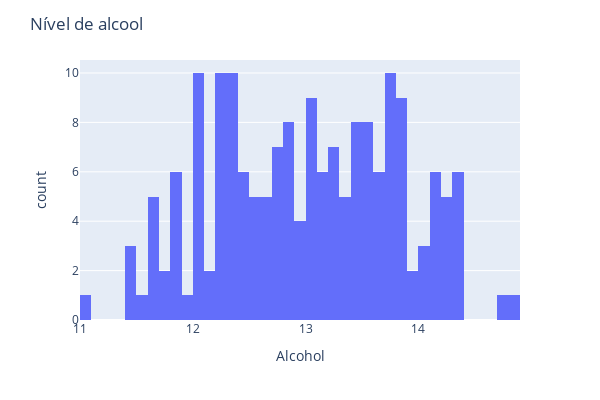

The notebook cell saved with this chart:
### Code cell
hist =  px.histogram (df,  x = "Alcohol", nbins=60)
hist.update_layout(width=600,height=400,title_text='Nível de alcool')
hist.show()

### Figure 1 — Plotly figure (JSON) as saved in the notebook; plotly's stock layout.template omitted (floating-point values rounded to 4 significant figures; data arrays with more than 128 entries replaced by an {"elided": "..."} marker saying what was removed)
{"data": [{"alignmentgroup": "True", "bingroup": "x", "hovertemplate": "Alcohol=%{x}<br>count=%{y}<extra></extra>", "legendgroup": "", "marker": {"color": "#636efa", "pattern": {"shape": ""}}, "name": "", "nbinsx": 60, "offsetgroup": "", "orientation": "v", "showlegend": false, "type": "histogram", "x": {"elided": "178 float values"}, "xaxis": "x", "yaxis": "y"}], "layout": {"barmode": "relative", "height": 400, "legend": {"tracegroupgap": 0}, "margin": {"t": 60}, "title": {"text": "Nível de alcool"}, "width": 600, "xaxis": {"anchor": "y", "domain": [0, 1], "title": {"text": "Alcohol"}}, "yaxis": {"anchor": "x", "domain": [0, 1], "title": {"text": "count"}}}}
